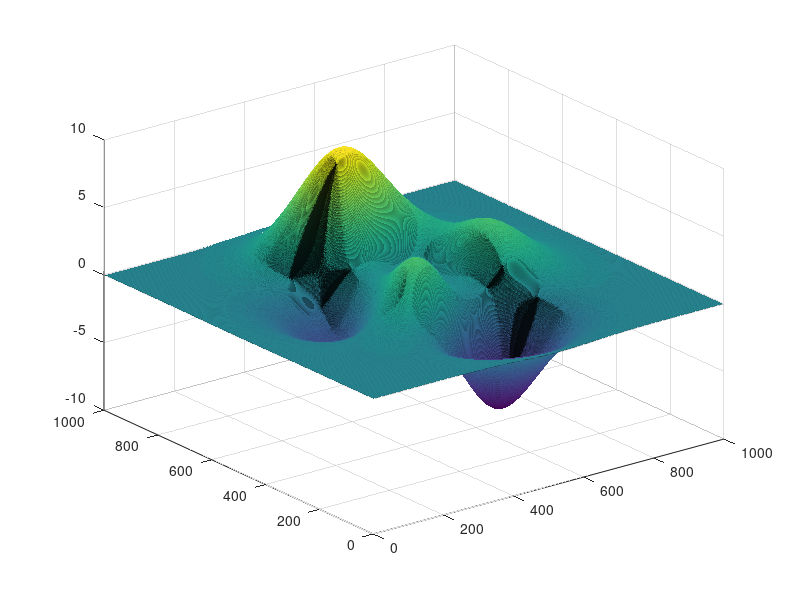

Here is the MATLAB script that generated this plot: (Note: this script raises an error after producing the figure.)
% mymap = [0 0 0
%     1 0 0
%     0 1 0
%     0 0 1
%     1 1 1];
surf(peaks(1000))
colormap("parula")
caxis([-10, 10])
colorbar
